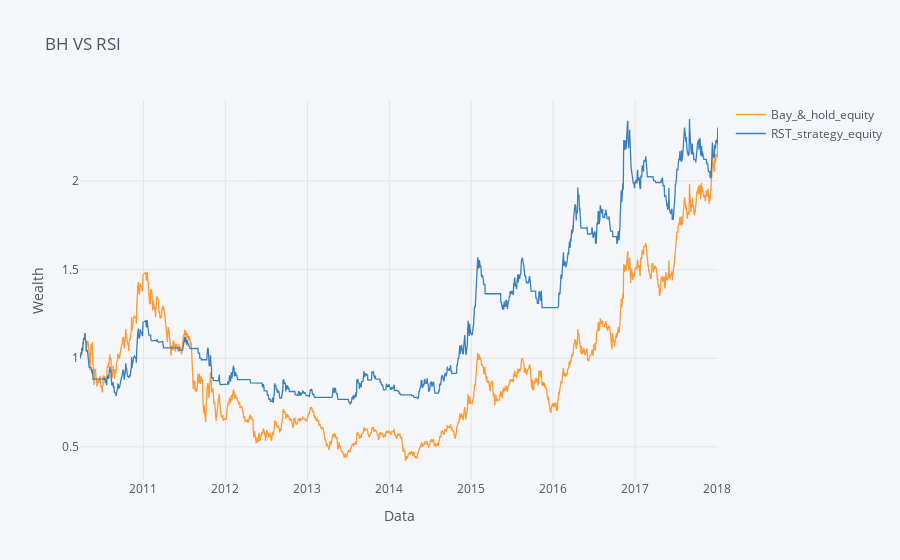

Notebook code cell kept with this figure:
### Code cell
# Визуализация доходности
(df[['Bay_&_hold_equity', 'RST_strategy_equity']].iplot(title = "BH VS RSI", xTitle = "Data", yTitle = "Wealth"))

### Figure 1 — Plotly figure (JSON) as saved in the notebook; plotly's stock layout.template omitted (floating-point values rounded to 4 significant figures; data arrays with more than 128 entries replaced by an {"elided": "..."} marker saying what was removed)
{"data": [{"line": {"color": "rgba(255, 153, 51, 1.0)", "dash": "solid", "shape": "linear", "width": 1.3}, "mode": "lines", "name": "Bay_&_hold_equity", "text": "", "type": "scatter", "x": {"elided": "1948 str values"}, "y": {"elided": "1948 mixed values"}}, {"line": {"color": "rgba(55, 128, 191, 1.0)", "dash": "solid", "shape": "linear", "width": 1.3}, "mode": "lines", "name": "RST_strategy_equity", "text": "", "type": "scatter", "x": {"elided": "1948 str values"}, "y": {"elided": "1948 mixed values"}}], "layout": {"legend": {"bgcolor": "#F5F6F9", "font": {"color": "#4D5663"}}, "paper_bgcolor": "#F5F6F9", "plot_bgcolor": "#F5F6F9", "title": {"font": {"color": "#4D5663"}, "text": "BH VS RSI"}, "xaxis": {"gridcolor": "#E1E5ED", "showgrid": true, "tickfont": {"color": "#4D5663"}, "title": {"font": {"color": "#4D5663"}, "text": "Data"}, "zerolinecolor": "#E1E5ED"}, "yaxis": {"gridcolor": "#E1E5ED", "showgrid": true, "tickfont": {"color": "#4D5663"}, "title": {"font": {"color": "#4D5663"}, "text": "Wealth"}, "zerolinecolor": "#E1E5ED"}}}
